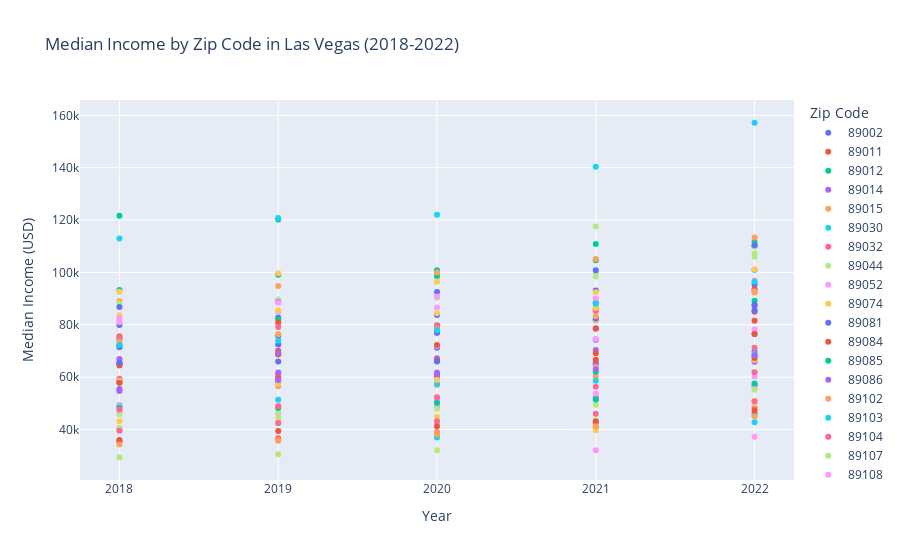

Notebook cell for this chart:
### Code cell
for zip_code in latest_long_df['Zip Code'].unique():
    df_filtered = latest_long_df[latest_long_df['Zip Code'] == zip_code]
    fig.add_trace(go.Scatter(x=df_filtered['Year'], y=df_filtered['Median Income'],mode='markers',       
                             name=str(zip_code),
        text=df_filtered.apply(lambda row: f"Zip Code: {int(row['Zip Code'])}<br>Year: {row['Year']}<br>Median Income: ${row['Median Income']:,.0f}", axis=1),
        hoverinfo='text'
    ))

fig.update_layout(xaxis_title='Year',
                          yaxis_title='Median Income (USD)',title='Median Income by Zip Code in Las Vegas (2018-2022)',
                          legend_title='Zip Code')

fig.show()

### Figure 1 — Plotly figure (JSON) as saved in the notebook; plotly's stock layout.template omitted (floating-point values rounded to 4 significant figures)
{"data": [{"hoverinfo": "text", "mode": "markers", "name": "89002", "text": ["Zip Code: 89002<br>Year: 2018<br>Median Income: $79,966", "Zip Code: 89002<br>Year: 2019<br>Median Income: $82,778", "Zip Code: 89002<br>Year: 2020<br>Median Income: $83,700", "Zip Code: 89002<br>Year: 2021<br>Median Income: $88,425", "Zip Code: 89002<br>Year: 2022<br>Median Income: $95,346"], "type": "scatter", "x": ["2018", "2019", "2020", "2021", "2022"], "y": [79966, 82778, 83700, 88425, 95346]}, {"hoverinfo": "text", "mode": "markers", "name": "89011", "text": ["Zip Code: 89011<br>Year: 2018<br>Median Income: $64,981", "Zip Code: 89011<br>Year: 2019<br>Median Income: $70,129", "Zip Code: 89011<br>Year: 2020<br>Median Income: $77,100", "Zip Code: 89011<br>Year: 2021<br>Median Income: $81,736", "Zip Code: 89011<br>Year: 2022<br>Median Income: $85,009"], "type": "scatter", "x": ["2018", "2019", "2020", "2021", "2022"], "y": [64981, 70129, 77100, 81736, 85009]}, {"hoverinfo": "text", "mode": "markers", "name": "89012", "text": ["Zip Code: 89012<br>Year: 2018<br>Median Income: $74,170", "Zip Code: 89012<br>Year: 2019<br>Median Income: $81,992", "Zip Code: 89012<br>Year: 2020<br>Median Income: $79,727", "Zip Code: 89012<br>Year: 2021<br>Median Income: $81,896", "Zip Code: 89012<br>Year: 2022<br>Median Income: $89,177"], "type": "scatter", "x": ["2018", "2019", "2020", "2021", "2022"], "y": [74170, 81992, 79727, 81896, 89177]}, {"hoverinfo": "text", "mode": "markers", "name": "89014", "text": ["Zip Code: 89014<br>Year: 2018<br>Median Income: $58,369", "Zip Code: 89014<br>Year: 2019<br>Median Income: $61,194", "Zip Code: 89014<br>Year: 2020<br>Median Income: $61,752", "Zip Code: 89014<br>Year: 2021<br>Median Income: $65,719", "Zip Code: 89014<br>Year: 2022<br>Median Income: $69,848"], "type": "scatter", "x": ["2018", "2019", "2020", "2021", "2022"], "y": [58369, 61194, 61752, 65719, 69848]}, {"hoverinfo": "text", "mode": "markers", "name": "89015", "text": ["Zip Code: 89015<br>Year: 2018<br>Median Income: $55,164", "Zip Code: 89015<br>Year: 2019<br>Median Income: $56,569", "Zip Code: 89015<br>Year: 2020<br>Median Income: $57,049", "Zip Code: 89015<br>Year: 2021<br>Median Income: $60,301", "Zip Code: 89015<br>Year: 2022<br>Median Income: $66,195"], "type": "scatter", "x": ["2018", "2019", "2020", "2021", "2022"], "y": [55164, 56569, 57049, 60301, 66195]}, {"hoverinfo": "text", "mode": "markers", "name": "89030", "text": ["Zip Code: 89030<br>Year: 2018<br>Median Income: $35,028", "Zip Code: 89030<br>Year: 2019<br>Median Income: $36,275", "Zip Code: 89030<br>Year: 2020<br>Median Income: $36,993", "Zip Code: 89030<br>Year: 2021<br>Median Income: $41,049", "Zip Code: 89030<br>Year: 2022<br>Median Income: $42,794"], "type": "scatter", "x": ["2018", "2019", "2020", "2021", "2022"], "y": [35028, 36275, 36993, 41049, 42794]}, {"hoverinfo": "text", "mode": "markers", "name": "89032", "text": ["Zip Code: 89032<br>Year: 2018<br>Median Income: $59,427", "Zip Code: 89032<br>Year: 2019<br>Median Income: $60,294", "Zip Code: 89032<br>Year: 2020<br>Median Income: $60,995", "Zip Code: 89032<br>Year: 2021<br>Median Income: $64,659", "Zip Code: 89032<br>Year: 2022<br>Median Income: $71,262"], "type": "scatter", "x": ["2018", "2019", "2020", "2021", "2022"], "y": [59427, 60294, 60995, 64659, 71262]}, {"hoverinfo": "text", "mode": "markers", "name": "89044", "text": ["Zip Code: 89044<br>Year: 2018<br>Median Income: $82,144", "Zip Code: 89044<br>Year: 2019<br>Median Income: $89,012", "Zip Code: 89044<br>Year: 2020<br>Median Income: $97,917", "Zip Code: 89044<br>Year: 2021<br>Median Income: $99,987", "Zip Code: 89044<br>Year: 2022<br>Median Income: $107,255"], "type": "scatter", "x": ["2018", "2019", "2020", "2021", "2022"], "y": [82144, 89012, 97917, 99987, 107255]}, {"hoverinfo": "text", "mode": "markers", "name": "89052", "text": ["Zip Code: 89052<br>Year: 2018<br>Median Income: $80,984", "Zip Code: 89052<br>Year: 2019<br>Median Income: $85,021", "Zip Code: 89052<br>Year: 2020<br>Median Income: $86,589", "Zip Code: 89052<br>Year: 2021<br>Median Income: $90,064", "Zip Code: 89052<br>Year: 2022<br>Median Income: $96,944"], "type": "scatter", "x": ["2018", "2019", "2020", "2021", "2022"], "y": [80984, 85021, 86589, 90064, 96944]}, {"hoverinfo": "text", "mode": "markers", "name": "89074", "text": ["Zip Code: 89074<br>Year: 2018<br>Median Income: $71,805", "Zip Code: 89074<br>Year: 2019<br>Median Income: $76,422", "Zip Code: 89074<br>Year: 2020<br>Median Income: $77,935", "Zip Code: 89074<br>Year: 2021<br>Median Income: $81,799", "Zip Code: 89074<br>Year: 2022<br>Median Income: $86,015"], "type": "scatter", "x": ["2018", "2019", "2020", "2021", "2022"], "y": [71805, 76422, 77935, 81799, 86015]}, {"hoverinfo": "text", "mode": "markers", "name": "89081", "text": ["Zip Code: 89081<br>Year: 2018<br>Median Income: $65,322", "Zip Code: 89081<br>Year: 2019<br>Median Income: $68,787", "Zip Code: 89081<br>Year: 2020<br>Median Income: $71,206", "Zip Code: 89081<br>Year: 2021<br>Median Income: $74,297", "Zip Code: 89081<br>Year: 2022<br>Median Income: $87,378"], "type": "scatter", "x": ["2018", "2019", "2020", "2021", "2022"], "y": [65322, 68787, 71206, 74297, 87378]}, {"hoverinfo": "text", "mode": "markers", "name": "89084", "text": ["Zip Code: 89084<br>Year: 2018<br>Median Income: $75,571", "Zip Code: 89084<br>Year: 2019<br>Median Income: $80,921", "Zip Code: 89084<br>Year: 2020<br>Median Income: $79,766", "Zip Code: 89084<br>Year: 2021<br>Median Income: $86,311", "Zip Code: 89084<br>Year: 2022<br>Median Income: $93,575"], "type": "scatter", "x": ["2018", "2019", "2020", "2021", "2022"], "y": [75571, 80921, 79766, 86311, 93575]}, {"hoverinfo": "text", "mode": "markers", "name": "89085", "text": ["Zip Code: 89085<br>Year: 2018<br>Median Income: $121,609", "Zip Code: 89085<br>Year: 2019<br>Median Income: $120,194", "Zip Code: 89085<br>Year: 2020<br>Median Income: $98,713", "Zip Code: 89085<br>Year: 2021<br>Median Income: $110,863", "Zip Code: 89085<br>Year: 2022<br>Median Income: $111,577"], "type": "scatter", "x": ["2018", "2019", "2020", "2021", "2022"], "y": [121609, 120194, 98713, 110863, 111577]}, {"hoverinfo": "text", "mode": "markers", "name": "89086", "text": ["Zip Code: 89086<br>Year: 2018<br>Median Income: $58,577", "Zip Code: 89086<br>Year: 2019<br>Median Income: $61,741", "Zip Code: 89086<br>Year: 2020<br>Median Income: $49,046", "Zip Code: 89086<br>Year: 2021<br>Median Income: $52,103", "Zip Code: 89086<br>Year: 2022<br>Median Income: $56,927"], "type": "scatter", "x": ["2018", "2019", "2020", "2021", "2022"], "y": [58577, 61741, 49046, 52103, 56927]}, {"hoverinfo": "text", "mode": "markers", "name": "89102", "text": ["Zip Code: 89102<br>Year: 2018<br>Median Income: $35,627", "Zip Code: 89102<br>Year: 2019<br>Median Income: $36,729", "Zip Code: 89102<br>Year: 2020<br>Median Income: $38,122", "Zip Code: 89102<br>Year: 2021<br>Median Income: $40,565", "Zip Code: 89102<br>Year: 2022<br>Median Income: $45,724"], "type": "scatter", "x": ["2018", "2019", "2020", "2021", "2022"], "y": [35627, 36729, 38122, 40565, 45724]}, {"hoverinfo": "text", "mode": "markers", "name": "89103", "text": ["Zip Code: 89103<br>Year: 2018<br>Median Income: $40,261", "Zip Code: 89103<br>Year: 2019<br>Median Income: $42,537", "Zip Code: 89103<br>Year: 2020<br>Median Income: $42,833", "Zip Code: 89103<br>Year: 2021<br>Median Income: $43,401", "Zip Code: 89103<br>Year: 2022<br>Median Income: $46,139"], "type": "scatter", "x": ["2018", "2019", "2020", "2021", "2022"], "y": [40261, 42537, 42833, 43401, 46139]}, {"hoverinfo": "text", "mode": "markers", "name": "89104", "text": ["Zip Code: 89104<br>Year: 2018<br>Median Income: $35,484", "Zip Code: 89104<br>Year: 2019<br>Median Income: $36,448", "Zip Code: 89104<br>Year: 2020<br>Median Income: $38,939", "Zip Code: 89104<br>Year: 2021<br>Median Income: $42,583", "Zip Code: 89104<br>Year: 2022<br>Median Income: $48,355"], "type": "scatter", "x": ["2018", "2019", "2020", "2021", "2022"], "y": [35484, 36448, 38939, 42583, 48355]}, {"hoverinfo": "text", "mode": "markers", "name": "89107", "text": ["Zip Code: 89107<br>Year: 2018<br>Median Income: $40,605", "Zip Code: 89107<br>Year: 2019<br>Median Income: $44,234", "Zip Code: 89107<br>Year: 2020<br>Median Income: $42,728", "Zip Code: 89107<br>Year: 2021<br>Median Income: $43,569", "Zip Code: 89107<br>Year: 2022<br>Median Income: $50,876"], "type": "scatter", "x": ["2018", "2019", "2020", "2021", "2022"], "y": [40605, 44234, 42728, 43569, 50876]}, {"hoverinfo": "text", "mode": "markers", "name": "89108", "text": ["Zip Code: 89108<br>Year: 2018<br>Median Income: $46,759", "Zip Code: 89108<br>Year: 2019<br>Median Income: $46,165", "Zip Code: 89108<br>Year: 2020<br>Median Income: $49,351", "Zip Code: 89108<br>Year: 2021<br>Median Income: $51,161", "Zip Code: 89108<br>Year: 2022<br>Median Income: $55,935"], "type": "scatter", "x": ["2018", "2019", "2020", "2021", "2022"], "y": [46759, 46165, 49351, 51161, 55935]}, {"hoverinfo": "text", "mode": "markers", "name": "89109", "text": ["Zip Code: 89109<br>Year: 2018<br>Median Income: $43,206", "Zip Code: 89109<br>Year: 2019<br>Median Income: $42,837", "Zip Code: 89109<br>Year: 2020<br>Median Income: $44,890", "Zip Code: 89109<br>Year: 2021<br>Median Income: $39,680", "Zip Code: 89109<br>Year: 2022<br>Median Income: $49,818"], "type": "scatter", "x": ["2018", "2019", "2020", "2021", "2022"], "y": [43206, 42837, 44890, 39680, 49818]}, {"hoverinfo": "text", "mode": "markers", "name": "89113", "text": ["Zip Code: 89113<br>Year: 2018<br>Median Income: $72,212", "Zip Code: 89113<br>Year: 2019<br>Median Income: $72,479", "Zip Code: 89113<br>Year: 2020<br>Median Income: $76,961", "Zip Code: 89113<br>Year: 2021<br>Median Income: $78,636", "Zip Code: 89113<br>Year: 2022<br>Median Income: $85,504"], "type": "scatter", "x": ["2018", "2019", "2020", "2021", "2022"], "y": [72212, 72479, 76961, 78636, 85504]}, {"hoverinfo": "text", "mode": "markers", "name": "89115", "text": ["Zip Code: 89115<br>Year: 2018<br>Median Income: $36,050", "Zip Code: 89115<br>Year: 2019<br>Median Income: $39,412", "Zip Code: 89115<br>Year: 2020<br>Median Income: $41,268", "Zip Code: 89115<br>Year: 2021<br>Median Income: $43,114", "Zip Code: 89115<br>Year: 2022<br>Median Income: $47,189"], "type": "scatter", "x": ["2018", "2019", "2020", "2021", "2022"], "y": [36050, 39412, 41268, 43114, 47189]}, {"hoverinfo": "text", "mode": "markers", "name": "89117", "text": ["Zip Code: 89117<br>Year: 2018<br>Median Income: $57,954", "Zip Code: 89117<br>Year: 2019<br>Median Income: $58,608", "Zip Code: 89117<br>Year: 2020<br>Median Income: $60,637", "Zip Code: 89117<br>Year: 2021<br>Median Income: $62,059", "Zip Code: 89117<br>Year: 2022<br>Median Income: $68,206"], "type": "scatter", "x": ["2018", "2019", "2020", "2021", "2022"], "y": [57954, 58608, 60637, 62059, 68206]}, {"hoverinfo": "text", "mode": "markers", "name": "89118", "text": ["Zip Code: 89118<br>Year: 2018<br>Median Income: $55,444", "Zip Code: 89118<br>Year: 2019<br>Median Income: $57,859", "Zip Code: 89118<br>Year: 2020<br>Median Income: $59,911", "Zip Code: 89118<br>Year: 2021<br>Median Income: $64,779", "Zip Code: 89118<br>Year: 2022<br>Median Income: $65,929"], "type": "scatter", "x": ["2018", "2019", "2020", "2021", "2022"], "y": [55444, 57859, 59911, 64779, 65929]}, {"hoverinfo": "text", "mode": "markers", "name": "89119", "text": ["Zip Code: 89119<br>Year: 2018<br>Median Income: $34,312", "Zip Code: 89119<br>Year: 2019<br>Median Income: $35,705", "Zip Code: 89119<br>Year: 2020<br>Median Income: $38,659", "Zip Code: 89119<br>Year: 2021<br>Median Income: $41,298", "Zip Code: 89119<br>Year: 2022<br>Median Income: $44,939"], "type": "scatter", "x": ["2018", "2019", "2020", "2021", "2022"], "y": [34312, 35705, 38659, 41298, 44939]}, {"hoverinfo": "text", "mode": "markers", "name": "89120", "text": ["Zip Code: 89120<br>Year: 2018<br>Median Income: $49,267", "Zip Code: 89120<br>Year: 2019<br>Median Income: $51,347", "Zip Code: 89120<br>Year: 2020<br>Median Income: $57,365", "Zip Code: 89120<br>Year: 2021<br>Median Income: $58,675", "Zip Code: 89120<br>Year: 2022<br>Median Income: $68,934"], "type": "scatter", "x": ["2018", "2019", "2020", "2021", "2022"], "y": [49267, 51347, 57365, 58675, 68934]}, {"hoverinfo": "text", "mode": "markers", "name": "89121", "text": ["Zip Code: 89121<br>Year: 2018<br>Median Income: $39,528", "Zip Code: 89121<br>Year: 2019<br>Median Income: $42,530", "Zip Code: 89121<br>Year: 2020<br>Median Income: $43,160", "Zip Code: 89121<br>Year: 2021<br>Median Income: $46,004", "Zip Code: 89121<br>Year: 2022<br>Median Income: $50,757"], "type": "scatter", "x": ["2018", "2019", "2020", "2021", "2022"], "y": [39528, 42530, 43160, 46004, 50757]}, {"hoverinfo": "text", "mode": "markers", "name": "89122", "text": ["Zip Code: 89122<br>Year: 2018<br>Median Income: $45,708", "Zip Code: 89122<br>Year: 2019<br>Median Income: $46,448", "Zip Code: 89122<br>Year: 2020<br>Median Income: $47,950", "Zip Code: 89122<br>Year: 2021<br>Median Income: $49,463", "Zip Code: 89122<br>Year: 2022<br>Median Income: $55,216"], "type": "scatter", "x": ["2018", "2019", "2020", "2021", "2022"], "y": [45708, 46448, 47950, 49463, 55216]}, {"hoverinfo": "text", "mode": "markers", "name": "89123", "text": ["Zip Code: 89123<br>Year: 2018<br>Median Income: $66,710", "Zip Code: 89123<br>Year: 2019<br>Median Income: $68,691", "Zip Code: 89123<br>Year: 2020<br>Median Income: $71,905", "Zip Code: 89123<br>Year: 2021<br>Median Income: $74,538", "Zip Code: 89123<br>Year: 2022<br>Median Income: $78,195"], "type": "scatter", "x": ["2018", "2019", "2020", "2021", "2022"], "y": [66710, 68691, 71905, 74538, 78195]}, {"hoverinfo": "text", "mode": "markers", "name": "89128", "text": ["Zip Code: 89128<br>Year: 2018<br>Median Income: $58,575", "Zip Code: 89128<br>Year: 2019<br>Median Income: $57,456", "Zip Code: 89128<br>Year: 2020<br>Median Income: $59,045", "Zip Code: 89128<br>Year: 2021<br>Median Income: $63,657", "Zip Code: 89128<br>Year: 2022<br>Median Income: $66,534"], "type": "scatter", "x": ["2018", "2019", "2020", "2021", "2022"], "y": [58575, 57456, 59045, 63657, 66534]}, {"hoverinfo": "text", "mode": "markers", "name": "89129", "text": ["Zip Code: 89129<br>Year: 2018<br>Median Income: $71,464", "Zip Code: 89129<br>Year: 2019<br>Median Income: $75,719", "Zip Code: 89129<br>Year: 2020<br>Median Income: $79,275", "Zip Code: 89129<br>Year: 2021<br>Median Income: $82,439", "Zip Code: 89129<br>Year: 2022<br>Median Income: $87,620"], "type": "scatter", "x": ["2018", "2019", "2020", "2021", "2022"], "y": [71464, 75719, 79275, 82439, 87620]}, {"hoverinfo": "text", "mode": "markers", "name": "89130", "text": ["Zip Code: 89130<br>Year: 2018<br>Median Income: $64,480", "Zip Code: 89130<br>Year: 2019<br>Median Income: $68,764", "Zip Code: 89130<br>Year: 2020<br>Median Income: $72,308", "Zip Code: 89130<br>Year: 2021<br>Median Income: $78,518", "Zip Code: 89130<br>Year: 2022<br>Median Income: $81,584"], "type": "scatter", "x": ["2018", "2019", "2020", "2021", "2022"], "y": [64480, 68764, 72308, 78518, 81584]}, {"hoverinfo": "text", "mode": "markers", "name": "89131", "text": ["Zip Code: 89131<br>Year: 2018<br>Median Income: $93,337", "Zip Code: 89131<br>Year: 2019<br>Median Income: $99,145", "Zip Code: 89131<br>Year: 2020<br>Median Income: $100,838", "Zip Code: 89131<br>Year: 2021<br>Median Income: $104,688", "Zip Code: 89131<br>Year: 2022<br>Median Income: $109,956"], "type": "scatter", "x": ["2018", "2019", "2020", "2021", "2022"], "y": [93337, 99145, 100838, 104688, 109956]}, {"hoverinfo": "text", "mode": "markers", "name": "89134", "text": ["Zip Code: 89134<br>Year: 2018<br>Median Income: $66,904", "Zip Code: 89134<br>Year: 2019<br>Median Income: $69,461", "Zip Code: 89134<br>Year: 2020<br>Median Income: $67,184", "Zip Code: 89134<br>Year: 2021<br>Median Income: $70,335", "Zip Code: 89134<br>Year: 2022<br>Median Income: $76,500"], "type": "scatter", "x": ["2018", "2019", "2020", "2021", "2022"], "y": [66904, 69461, 67184, 70335, 76500]}, {"hoverinfo": "text", "mode": "markers", "name": "89135", "text": ["Zip Code: 89135<br>Year: 2018<br>Median Income: $89,046", "Zip Code: 89135<br>Year: 2019<br>Median Income: $94,821", "Zip Code: 89135<br>Year: 2020<br>Median Income: $100,022", "Zip Code: 89135<br>Year: 2021<br>Median Income: $105,087", "Zip Code: 89135<br>Year: 2022<br>Median Income: $113,377"], "type": "scatter", "x": ["2018", "2019", "2020", "2021", "2022"], "y": [89046, 94821, 100022, 105087, 113377]}, {"hoverinfo": "text", "mode": "markers", "name": "89138", "text": ["Zip Code: 89138<br>Year: 2018<br>Median Income: $112,972", "Zip Code: 89138<br>Year: 2019<br>Median Income: $120,759", "Zip Code: 89138<br>Year: 2020<br>Median Income: $122,054", "Zip Code: 89138<br>Year: 2021<br>Median Income: $140,362", "Zip Code: 89138<br>Year: 2022<br>Median Income: $157,170"], "type": "scatter", "x": ["2018", "2019", "2020", "2021", "2022"], "y": [112972, 120759, 122054, 140362, 157170]}, {"hoverinfo": "text", "mode": "markers", "name": "89139", "text": ["Zip Code: 89139<br>Year: 2018<br>Median Income: $75,022", "Zip Code: 89139<br>Year: 2019<br>Median Income: $79,197", "Zip Code: 89139<br>Year: 2020<br>Median Income: $79,496", "Zip Code: 89139<br>Year: 2021<br>Median Income: $85,248", "Zip Code: 89139<br>Year: 2022<br>Median Income: $93,003"], "type": "scatter", "x": ["2018", "2019", "2020", "2021", "2022"], "y": [75022, 79197, 79496, 85248, 93003]}, {"hoverinfo": "text", "mode": "markers", "name": "89141", "text": ["Zip Code: 89141<br>Year: 2018<br>Median Income: $88,242", "Zip Code: 89141<br>Year: 2019<br>Median Income: $89,649", "Zip Code: 89141<br>Year: 2020<br>Median Income: $90,342", "Zip Code: 89141<br>Year: 2021<br>Median Income: $98,454", "Zip Code: 89141<br>Year: 2022<br>Median Income: $105,993"], "type": "scatter", "x": ["2018", "2019", "2020", "2021", "2022"], "y": [88242, 89649, 90342, 98454, 105993]}, {"hoverinfo": "text", "mode": "markers", "name": "89142", "text": ["Zip Code: 89142<br>Year: 2018<br>Median Income: $48,994", "Zip Code: 89142<br>Year: 2019<br>Median Income: $49,180", "Zip Code: 89142<br>Year: 2020<br>Median Income: $51,388", "Zip Code: 89142<br>Year: 2021<br>Median Income: $53,658", "Zip Code: 89142<br>Year: 2022<br>Median Income: $60,245"], "type": "scatter", "x": ["2018", "2019", "2020", "2021", "2022"], "y": [48994, 49180, 51388, 53658, 60245]}, {"hoverinfo": "text", "mode": "markers", "name": "89143", "text": ["Zip Code: 89143<br>Year: 2018<br>Median Income: $83,650", "Zip Code: 89143<br>Year: 2019<br>Median Income: $85,455", "Zip Code: 89143<br>Year: 2020<br>Median Income: $84,385", "Zip Code: 89143<br>Year: 2021<br>Median Income: $86,393", "Zip Code: 89143<br>Year: 2022<br>Median Income: $92,575"], "type": "scatter", "x": ["2018", "2019", "2020", "2021", "2022"], "y": [83650, 85455, 84385, 86393, 92575]}, {"hoverinfo": "text", "mode": "markers", "name": "89144", "text": ["Zip Code: 89144<br>Year: 2018<br>Median Income: $86,780", "Zip Code: 89144<br>Year: 2019<br>Median Income: $88,750", "Zip Code: 89144<br>Year: 2020<br>Median Income: $92,526", "Zip Code: 89144<br>Year: 2021<br>Median Income: $93,078", "Zip Code: 89144<br>Year: 2022<br>Median Income: $101,000"], "type": "scatter", "x": ["2018", "2019", "2020", "2021", "2022"], "y": [86780, 88750, 92526, 93078, 101000]}, {"hoverinfo": "text", "mode": "markers", "name": "89145", "text": ["Zip Code: 89145<br>Year: 2018<br>Median Income: $57,822", "Zip Code: 89145<br>Year: 2019<br>Median Income: $59,549", "Zip Code: 89145<br>Year: 2020<br>Median Income: $66,431", "Zip Code: 89145<br>Year: 2021<br>Median Income: $66,612", "Zip Code: 89145<br>Year: 2022<br>Median Income: $67,308"], "type": "scatter", "x": ["2018", "2019", "2020", "2021", "2022"], "y": [57822, 59549, 66431, 66612, 67308]}, {"hoverinfo": "text", "mode": "markers", "name": "89146", "text": ["Zip Code: 89146<br>Year: 2018<br>Median Income: $48,291", "Zip Code: 89146<br>Year: 2019<br>Median Income: $48,210", "Zip Code: 89146<br>Year: 2020<br>Median Income: $50,259", "Zip Code: 89146<br>Year: 2021<br>Median Income: $51,438", "Zip Code: 89146<br>Year: 2022<br>Median Income: $57,581"], "type": "scatter", "x": ["2018", "2019", "2020", "2021", "2022"], "y": [48291, 48210, 50259, 51438, 57581]}, {"hoverinfo": "text", "mode": "markers", "name": "89147", "text": ["Zip Code: 89147<br>Year: 2018<br>Median Income: $54,722", "Zip Code: 89147<br>Year: 2019<br>Median Income: $58,964", "Zip Code: 89147<br>Year: 2020<br>Median Income: $61,186", "Zip Code: 89147<br>Year: 2021<br>Median Income: $63,086", "Zip Code: 89147<br>Year: 2022<br>Median Income: $68,251"], "type": "scatter", "x": ["2018", "2019", "2020", "2021", "2022"], "y": [54722, 58964, 61186, 63086, 68251]}, {"hoverinfo": "text", "mode": "markers", "name": "89148", "text": ["Zip Code: 89148<br>Year: 2018<br>Median Income: $73,486", "Zip Code: 89148<br>Year: 2019<br>Median Income: $76,359", "Zip Code: 89148<br>Year: 2020<br>Median Income: $78,352", "Zip Code: 89148<br>Year: 2021<br>Median Income: $83,224", "Zip Code: 89148<br>Year: 2022<br>Median Income: $92,362"], "type": "scatter", "x": ["2018", "2019", "2020", "2021", "2022"], "y": [73486, 76359, 78352, 83224, 92362]}, {"hoverinfo": "text", "mode": "markers", "name": "89149", "text": ["Zip Code: 89149<br>Year: 2018<br>Median Income: $72,318", "Zip Code: 89149<br>Year: 2019<br>Median Income: $73,883", "Zip Code: 89149<br>Year: 2020<br>Median Income: $77,957", "Zip Code: 89149<br>Year: 2021<br>Median Income: $88,059", "Zip Code: 89149<br>Year: 2022<br>Median Income: $96,454"], "type": "scatter", "x": ["2018", "2019", "2020", "2021", "2022"], "y": [72318, 73883, 77957, 88059, 96454]}, {"hoverinfo": "text", "mode": "markers", "name": "89156", "text": ["Zip Code: 89156<br>Year: 2018<br>Median Income: $47,641", "Zip Code: 89156<br>Year: 2019<br>Median Income: $48,920", "Zip Code: 89156<br>Year: 2020<br>Median Income: $52,323", "Zip Code: 89156<br>Year: 2021<br>Median Income: $56,315", "Zip Code: 89156<br>Year: 2022<br>Median Income: $61,856"], "type": "scatter", "x": ["2018", "2019", "2020", "2021", "2022"], "y": [47641, 48920, 52323, 56315, 61856]}, {"hoverinfo": "text", "mode": "markers", "name": "89158", "text": ["Zip Code: 89158<br>Year: 2018<br>Median Income: $29,414", "Zip Code: 89158<br>Year: 2019<br>Median Income: $30,581", "Zip Code: 89158<br>Year: 2020<br>Median Income: $32,114", "Zip Code: 89158<br>Year: 2021<br>Median Income: $117,500", "Zip Code: 89158<br>Year: 2022<br>Median Income: $110,039"], "type": "scatter", "x": ["2018", "2019", "2020", "2021", "2022"], "y": [29414, 30581, 32114, 117500, 110039]}, {"hoverinfo": "text", "mode": "markers", "name": "89169", "text": ["Zip Code: 89169<br>Year: 2018<br>Median Income: $82,554", "Zip Code: 89169<br>Year: 2019<br>Median Income: $88,517", "Zip Code: 89169<br>Year: 2020<br>Median Income: $90,801", "Zip Code: 89169<br>Year: 2021<br>Median Income: $32,050", "Zip Code: 89169<br>Year: 2022<br>Median Income: $37,200"], "type": "scatter", "x": ["2018", "2019", "2020", "2021", "2022"], "y": [82554, 88517, 90801, 32050, 37200]}, {"hoverinfo": "text", "mode": "markers", "name": "89178", "text": ["Zip Code: 89178<br>Year: 2018<br>Median Income: $92,634", "Zip Code: 89178<br>Year: 2019<br>Median Income: $99,662", "Zip Code: 89178<br>Year: 2020<br>Median Income: $96,460", "Zip Code: 89178<br>Year: 2021<br>Median Income: $92,471", "Zip Code: 89178<br>Year: 2022<br>Median Income: $101,256"], "type": "scatter", "x": ["2018", "2019", "2020", "2021", "2022"], "y": [92634, 99662, 96460, 92471, 101256]}, {"hoverinfo": "text", "mode": "markers", "name": "89179", "text": ["Zip Code: 89179<br>Year: 2018<br>Median Income: $65,491", "Zip Code: 89179<br>Year: 2019<br>Median Income: $65,988", "Zip Code: 89179<br>Year: 2020<br>Median Income: $65,943", "Zip Code: 89179<br>Year: 2021<br>Median Income: $100,840", "Zip Code: 89179<br>Year: 2022<br>Median Income: $110,356"], "type": "scatter", "x": ["2018", "2019", "2020", "2021", "2022"], "y": [65491, 65988, 65943, 100840, 110356]}, {"hoverinfo": "text", "mode": "markers", "name": "89183", "text": ["Zip Code: 89183<br>Year: 2018<br>Median Income: $nan", "Zip Code: 89183<br>Year: 2019<br>Median Income: $nan", "Zip Code: 89183<br>Year: 2020<br>Median Income: $nan", "Zip Code: 89183<br>Year: 2021<br>Median Income: $69,125", "Zip Code: 89183<br>Year: 2022<br>Median Income: $76,488"], "type": "scatter", "x": ["2018", "2019", "2020", "2021", "2022"], "y": [null, null, null, 69125, 76488]}], "layout": {"legend": {"title": {"text": "Zip Code"}}, "title": {"text": "Median Income by Zip Code in Las Vegas (2018-2022)"}, "xaxis": {"title": {"text": "Year"}}, "yaxis": {"title": {"text": "Median Income (USD)"}}}}
